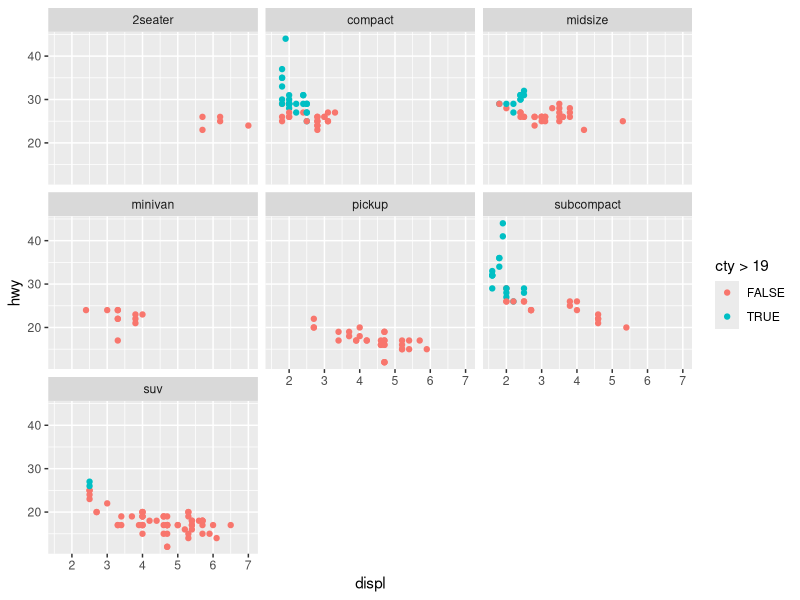

This chart was generated by the following R code:
# Created: July 2, 2019 (Galen Palowitch)
# Last Updated: July 2, 2019 (Galen Palowitch)

# Importing tidyverse
library(tidyverse)

# Using the buit-in mpg dataset
mpg

# Check out this cool plot!
ggplot(data = mpg) + 
  geom_point(mapping = aes(x = displ, y = hwy, color = cty > 19)) +
  facet_wrap( . ~ class)

#FSIUFJKDSFJKNFJDFJKNDFKJDFKJN
#IUHJKFMEOIUYGHJMEFUCKDVOJVUBB